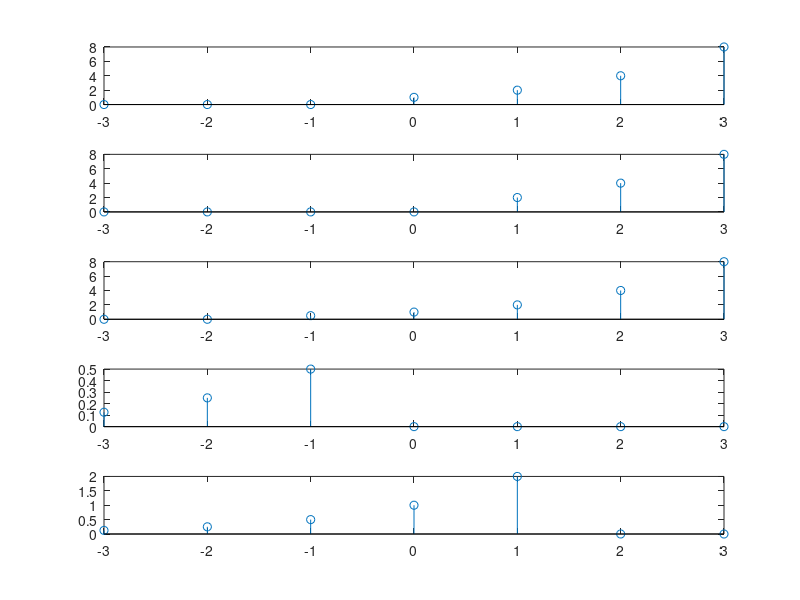

The MATLAB script that drew this image:
% 2^n*u(n)
n=-3:3
for i=1:length(n)
    if i<4
        x(i)=0;
    else
        x(i)=1;
    end
end
y=(2.^n).*x
subplot(5,1,1)
stem(n,y);

% 2^n*u(n-1)
n=-3:3
for i=1:length(n)
    if i<5
        x(i)=0;
    else
        x(i)=1;
    end
end
y1=(2.^n).*x
subplot(5,1,2)
stem(n,y1);

% 2^n*u(n+1)
n=-3:3
for i=1:length(n)
    if i<3
        x(i)=0;
    else
        x(i)=1;
    end
end
y2=(2.^n).*x
subplot(5,1,3)
stem(n,y2);

% 2^n*u(-n-1)
n=-3:3
for i=1:length(n)
    if i>3
        x(i)=0;
    else
        x(i)=1;
    end
end
y3=(2.^n).*x
subplot(5,1,4)
stem(n,y3);

% 2^n*u(-n+1)
n=-3:3
for i=1:length(n)
    if i>5
        x(i)=0;
    else
        x(i)=1;
    end
end
y4=(2.^n).*x
subplot(5,1,5)
stem(n,y4);